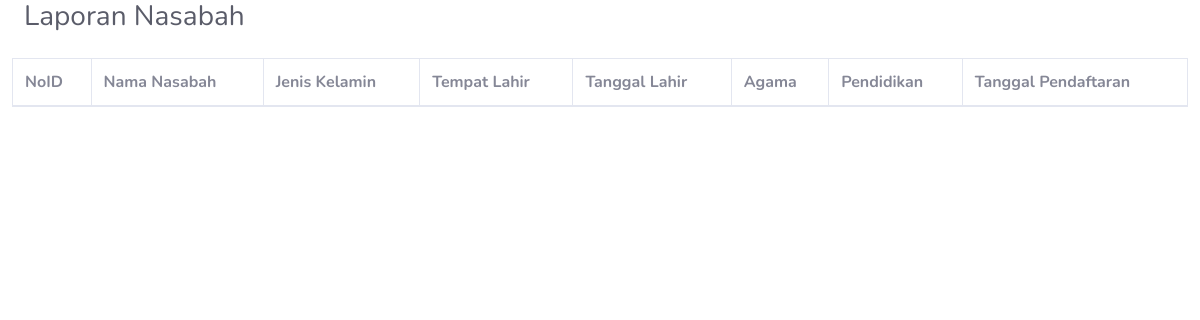
Before: /admin/laporan_nasabah.php with the older database file.
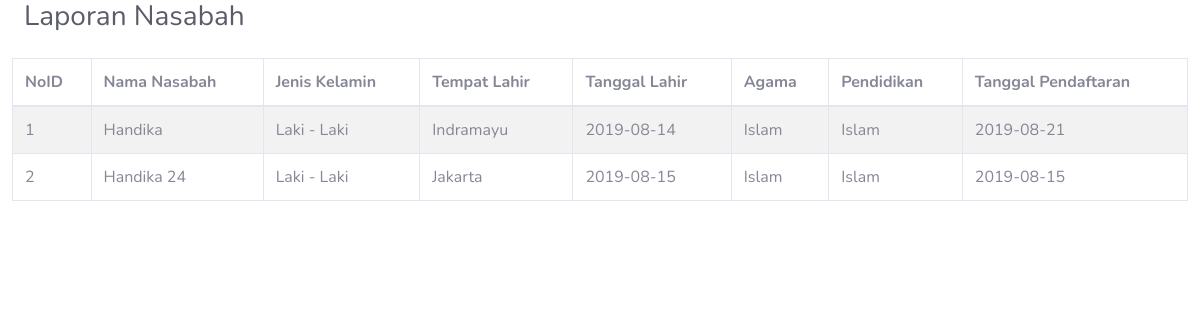
After: the same page with the newer database file.
### tables this page shows
CREATE TABLE `nasabah` (
  `noidnasabah` varchar(21) NOT NULL,
  `namanasabah` varchar(35) NOT NULL,
  `jeniskelaminnasabah` varchar(11) NOT NULL,
  `tempatlahirnasabah` varchar(35) NOT NULL,
  `tanggallahirnasabah` date NOT NULL,
  `agamanasabah` varchar(7) NOT NULL,
  `pendidikannasabah` varchar(7) NOT NULL,
  `tanggalpendaftaran` date NOT NULL
);

### function.php (called while the page is built, shortened)
<?php
function tampilData($tabel){
    $query = "SELECT * FROM $tabel";
    $mysqli = Database::getInstance()->getConnection();
    $result = $mysqli->query($query);
    while($d=mysqli_fetch_array($result)){
        $data[] =$d;
    }
    return $data ?? '';
}
function cekData($tabel){
    $query = "SELECT * FROM $tabel";
    $mysqli = Database::getInstance()->getConnection();
    $result = $mysqli->query($query);
    if ($result->num_rows == 0) {
        return true;
    }else {
        return false;
    }
}
?>

### admin/laporan_nasabah.php (the view, shortened to what this page needs)
<?php
include '../function.php';
?>
<head>
<link href="../assets/css/all.min.css" rel="stylesheet" type="text/css">
<link href="../assets/css/sb-admin-2.min.css" rel="stylesheet">
</head>
        <div class="container-fluid">
          <div class="d-sm-flex align-items-center justify-content-between mb-4">
            <h1 class="h3 mb-0 text-gray-800">Laporan Nasabah</h1>
          </div>
          <div class="row">
            <table id="nasabah" class="table table-striped table-bordered" style="width:100%">
              <thead>
                  <tr>
                      <th>NoID</th>
                      <th>Nama Nasabah</th>
                      <th>Jenis Kelamin</th>
                      <th>Tempat Lahir</th>
                      <th>Tanggal Lahir</th>
                      <th>Agama</th>
                      <th>Pendidikan</th>
                      <th>Tanggal Pendaftaran</th>
                  </tr>
              </thead>
              <tbody>
              <?php
              if (cekData("nasabah") == true) {
              }else {
                $no = 1;
                foreach (tampilData("nasabah") as $d) {
                  ?>
                    <tr>
                        <td><?= $no++ ?></td>
                        <td><?= $d['namanasabah']; ?></td>
                        <td><?= $d['jeniskelaminnasabah']; ?></td>
                        <td><?= $d['tempatlahirnasabah']; ?></td>
                        <td><?= $d['tanggallahirnasabah']; ?></td>
                        <td><?= $d['agamanasabah']; ?></td>
                        <td><?= $d['agamanasabah']; ?></td>
                        <td><?= $d['tanggalpendaftaran']; ?></td>
                    </tr>
                <?php
                  }
                ?>
              <?php
              }
              ?>
              </tbody>
            </table>
          </div>
        </div>

Changed rows visible on the page:
added nasabah: namanasabah "Handika", jeniskelaminnasabah "Laki - Laki", tempatlahirnasabah "Indramayu", tanggallahirnasabah "2019-08-14", agamanasabah "Islam", tanggalpendaftaran "2019-08-21"
added nasabah: namanasabah "Handika 24", jeniskelaminnasabah "Laki - Laki", tempatlahirnasabah "Jakarta", tanggallahirnasabah "2019-08-15", agamanasabah "Islam", tanggalpendaftaran "2019-08-15"
